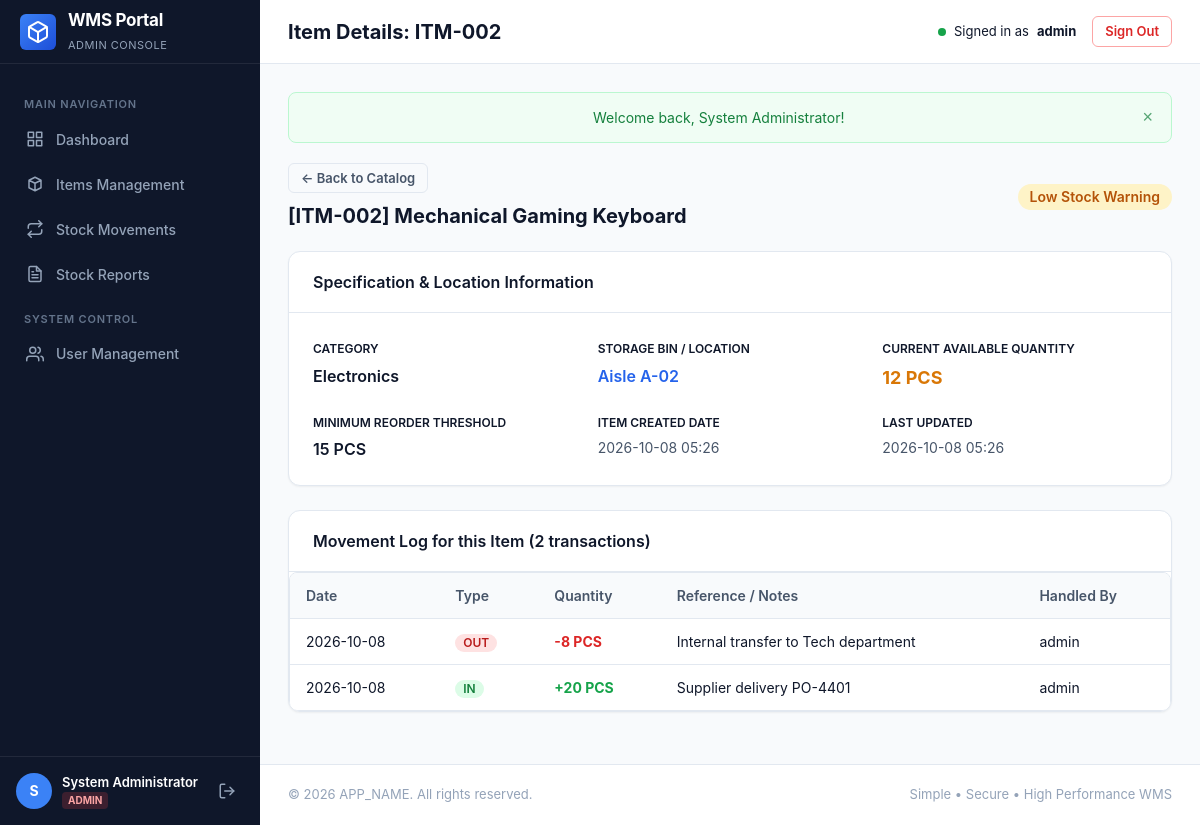
/user/item-details.php?id=2 (signed in), run on the app's committed database.
### tables this page shows
CREATE TABLE `items` (
    `id` INT AUTO_INCREMENT PRIMARY KEY,
    `item_code` VARCHAR(50) NOT NULL UNIQUE,
    `item_name` VARCHAR(150) NOT NULL,
    `category` VARCHAR(100) NOT NULL,
    `location` VARCHAR(100) NOT NULL,
    `quantity` INT NOT NULL DEFAULT 0,
    `unit` VARCHAR(30) NOT NULL,
    `reorder_level` INT NOT NULL DEFAULT 0,
    `created_at` TIMESTAMP DEFAULT CURRENT_TIMESTAMP,
    `updated_at` TIMESTAMP DEFAULT CURRENT_TIMESTAMP ON UPDATE CURRENT_TIMESTAMP,
    CONSTRAINT `chk_item_quantity` CHECK (`quantity` >= 0),
    CONSTRAINT `chk_item_reorder` CHECK (`reorder_level` >= 0),
    INDEX `idx_items_code` (`item_code`),
    INDEX `idx_items_category` (`category`),
    INDEX `idx_items_location` (`location`),
    INDEX `idx_items_quantity` (`quantity`)
);

CREATE TABLE `stock_movements` (
    `id` INT AUTO_INCREMENT PRIMARY KEY,
    `item_id` INT NOT NULL,
    `movement_type` ENUM('IN', 'OUT') NOT NULL,
    `quantity` INT NOT NULL,
    `movement_date` DATE NOT NULL,
    `reference_note` VARCHAR(255) DEFAULT NULL,
    `created_by` INT NOT NULL,
    `created_at` TIMESTAMP DEFAULT CURRENT_TIMESTAMP,
    CONSTRAINT `chk_movement_quantity` CHECK (`quantity` > 0),
    CONSTRAINT `fk_movements_item` FOREIGN KEY (`item_id`) REFERENCES `items` (`id`) ON DELETE RESTRICT ON UPDATE CASCADE,
    CONSTRAINT `fk_movements_user` FOREIGN KEY (`created_by`) REFERENCES `users` (`id`) ON DELETE RESTRICT ON UPDATE CASCADE,
    INDEX `idx_movements_item` (`item_id`),
    INDEX `idx_movements_type` (`movement_type`),
    INDEX `idx_movements_date` (`movement_date`),
    INDEX `idx_movements_user` (`created_by`)
);

CREATE TABLE `users` (
    `id` INT AUTO_INCREMENT PRIMARY KEY,
    `full_name` VARCHAR(100) NOT NULL,
    `username` VARCHAR(50) NOT NULL UNIQUE,
    `password_hash` VARCHAR(255) NOT NULL,
    `role` ENUM('admin', 'user') NOT NULL DEFAULT 'user',
    `is_active` TINYINT(1) NOT NULL DEFAULT 1,
    `created_at` TIMESTAMP DEFAULT CURRENT_TIMESTAMP,
    `updated_at` TIMESTAMP DEFAULT CURRENT_TIMESTAMP ON UPDATE CURRENT_TIMESTAMP,
    INDEX `idx_users_role` (`role`),
    INDEX `idx_users_active` (`is_active`)
);

### includes/auth.php (called while the page is built, shortened)
<?php
function is_logged_in(): bool
{
    return isset($_SESSION['user_id']) && !empty($_SESSION['user_id']);
}
function current_user(): ?array
{
    return [
        'id'        => (int)$_SESSION['user_id'],
        'username'  => (string)($_SESSION['username'] ?? ''),
        'full_name' => (string)($_SESSION['full_name'] ?? ''),
        'role'      => (string)($_SESSION['role'] ?? 'user'),
    ];
}

### user/item-details.php (the view, shortened to what this page needs)
<?php
$db = get_db();
$itemId = (int)($_GET['id'] ?? 0);
$stmt = $db->prepare('SELECT * FROM items WHERE id = ? LIMIT 1');
$stmt->execute([$itemId]);
$item = $stmt->fetch();
$histStmt = $db->prepare('
    SELECT sm.id, sm.movement_type, sm.quantity, sm.movement_date, sm.reference_note, sm.created_at,
           u.username
    FROM stock_movements sm
    JOIN users u ON sm.created_by = u.id
    WHERE sm.item_id = ?
    ORDER BY sm.movement_date DESC, sm.id DESC
');
$histStmt->execute([$itemId]);
$movements = $histStmt->fetchAll();
$isLow = (int)$item['quantity'] <= (int)$item['reorder_level'];
$pageTitle = 'Item Details: ' . $item['item_code'];
require_once __DIR__ . '/../includes/header.php';
?>
<div style="margin-bottom:20px; display:flex; justify-content:space-between; align-items:center; flex-wrap:wrap; gap:12px;">
    <div>
        <a href="<?= url('user/items.php') ?>" class="btn btn-outline-secondary btn-sm" style="margin-bottom:8px;">
            &larr; Back to Catalog
        </a>
        <h2 style="font-size:20px; margin:0; font-weight:700;">
            [<?= e($item['item_code']) ?>] <?= e($item['item_name']) ?>
        </h2>
    </div>
    <div>
        <?php if ((int)$item['quantity'] === 0): ?>
            <span class="badge badge-danger" style="font-size: 14px; padding: 6px 12px;">Out of Stock</span>
        <?php elseif ($isLow): ?>
            <span class="badge badge-warning" style="font-size: 14px; padding: 6px 12px;">Low Stock Warning</span>
        <?php else: ?>
            <span class="badge badge-success" style="font-size: 14px; padding: 6px 12px;">In Stock Normal</span>
        <?php endif; ?>
    </div>
</div>
<div class="card">
    <div class="card-header">
        <h3 class="card-title">Specification & Location Information</h3>
    </div>
    <div class="card-body">
        <div style="display:grid; grid-template-columns: repeat(auto-fit, minmax(240px, 1fr)); gap:20px;">
            <div>
                <span class="text-muted" style="font-size:12px; text-transform:uppercase; font-weight:600;">Category</span>
                <p style="margin:4px 0 0; font-size:16px; font-weight:600; color:var(--text-primary);">
                    <?= e($item['category']) ?>
                </p>
            </div>
            <div>
                <span class="text-muted" style="font-size:12px; text-transform:uppercase; font-weight:600;">Storage Bin / Location</span>
                <p style="margin:4px 0 0; font-size:16px; font-weight:600; color:var(--primary);">
                    <?= e($item['location']) ?>
                </p>
            </div>
            <div>
                <span class="text-muted" style="font-size:12px; text-transform:uppercase; font-weight:600;">Current Available Quantity</span>
                <p style="margin:4px 0 0; font-size:18px; font-weight:700; color:<?= $isLow ? 'var(--warning)' : 'var(--text-primary)' ?>;">
                    <?= number_format((int)$item['quantity']) ?> <?= e($item['unit']) ?>
                </p>
            </div>
            <div>
                <span class="text-muted" style="font-size:12px; text-transform:uppercase; font-weight:600;">Minimum Reorder Threshold</span>
                <p style="margin:4px 0 0; font-size:16px; font-weight:600; color:var(--text-primary);">
                    <?= number_format((int)$item['reorder_level']) ?> <?= e($item['unit']) ?>
                </p>
            </div>
            <div>
                <span class="text-muted" style="font-size:12px; text-transform:uppercase; font-weight:600;">Item Created Date</span>
                <p style="margin:4px 0 0; font-size:14px; color:var(--text-secondary);">
                    <?= format_date($item['created_at']) ?>
                </p>
            </div>
            <div>
                <span class="text-muted" style="font-size:12px; text-transform:uppercase; font-weight:600;">Last Updated</span>
                <p style="margin:4px 0 0; font-size:14px; color:var(--text-secondary);">
                    <?= format_date($item['updated_at']) ?>
                </p>
            </div>
        </div>
    </div>
</div>
<div class="card">
    <div class="card-header">
        <h3 class="card-title">Movement Log for this Item (<?= count($movements) ?> transactions)</h3>
    </div>
    <div class="card-body" style="padding:0;">
        <div class="table-responsive">
            <table class="table">
                <thead>
                    <tr>
                        <th>Date</th>
                        <th>Type</th>
                        <th>Quantity</th>
                        <th>Reference / Notes</th>
                        <th>Handled By</th>
                    </tr>
                </thead>
                <tbody>
                    <?php if (empty($movements)): ?>
                        <tr>
                            <td colspan="5" style="text-align: center; color: var(--text-muted); padding: 24px;">
                                No stock transactions recorded for this item yet.
                            </td>
                        </tr>
                    <?php else: ?>
                        <?php foreach ($movements as $m): ?>
                            <tr>
                                <td><?= format_date($m['movement_date'], 'Y-m-d') ?></td>
                                <td>
                                    <span class="badge <?= $m['movement_type'] === 'IN' ? 'badge-in' : 'badge-out' ?>">
                                        <?= e($m['movement_type']) ?>
                                    </span>
                                </td>
                                <td>
                                    <strong style="color: <?= $m['movement_type'] === 'IN' ? 'var(--success)' : 'var(--danger)' ?>;">
                                        <?= $m['movement_type'] === 'IN' ? '+' : '-' ?><?= number_format((int)$m['quantity']) ?> <?= e($item['unit']) ?>
                                    </strong>
                                </td>
                                <td><?= e($m['reference_note'] ?? '-') ?></td>
                                <td><?= e($m['username']) ?></td>
                            </tr>
                        <?php endforeach; ?>
                    <?php endif; ?>
                </tbody>
            </table>
        </div>
    </div>
</div>
<?php require_once __DIR__ . '/../includes/footer.php'; ?>

### includes/header.php (shortened to what this page needs)
<!DOCTYPE html>
<html lang="en">
<head>
    <link rel="stylesheet" href="<?= url('assets/css/style.css') ?>">
</head>
<body class="app-body">
    <div class="app-layout">
        <?php require_once __DIR__ . '/nav.php'; ?>
        <main class="main-content" id="mainContent">
            <header class="topbar">
                <div class="topbar-left">
                    <h1 class="page-title"><?= e($pageTitle ?? 'Dashboard') ?></h1>
                </div>
                <div class="topbar-right">
                    <div class="header-user-status">
                        <span class="status-indicator"></span>
                        <span class="text-muted">Signed in as</span>
                        <strong><?= e(current_user()['username'] ?? '') ?></strong>
                    </div>
                    <a href="<?= url('logout.php') ?>" class="btn btn-outline-danger btn-sm">Sign Out</a>
                </div>
            </header>
            <div class="content-container">
                <?= display_flash() ?>

### assets/css/style.css (style rules this page uses)
:root { --primary: #2563eb; --primary-hover: #1d4ed8; --primary-light: #eff6ff; --secondary: #64748b; --secondary-hover: #475569; --success: #16a34a; --success-light: #f0fdf4; --warning: #d97706; --warning-light: #fffbeb; --danger: #dc2626; --danger-light: #fef2f2; --info: #0284c7; --info-light: #f0f9ff; --bg-main: #f8fafc; --bg-card: #ffffff; --bg-sidebar: #0f172a; --bg-sidebar-hover: #1e293b; --text-primary: #0f172a; --text-secondary: #475569; --text-muted: #94a3b8; --text-inverse: #ffffff; --border-color: #e2e8f0; --border-focus: #3b82f6; --sidebar-width: 260px; --topbar-height: 64px; --radius-sm: 6px; --radius-md: 8px; --radius-lg: 12px; --shadow-sm: 0 1px 2px 0 rgba(0, 0, 0, 0.05); --shadow-md: 0 4px 6px -1px rgba(0, 0, 0, 0.07), 0 2px 4px -2px rgba(0, 0, 0, 0.05); --shadow-lg: 0 10px 15px -3px rgba(0, 0, 0, 0.08), 0 4px 6px -4px rgba(0, 0, 0, 0.03); }
*, *::before, *::after { box-sizing: border-box; margin: 0; padding: 0; }
body { font-family: -apple-system, BlinkMacSystemFont, "Segoe UI", Roboto, "Helvetica Neue", Arial, sans-serif; font-size: 15px; line-height: 1.5; color: var(--text-primary); background-color: var(--bg-main); -webkit-font-smoothing: antialiased; }
.app-layout { display: flex; min-height: 100vh; }
.main-content { flex: 1; margin-left: var(--sidebar-width); display: flex; flex-direction: column; min-height: 100vh; min-width: 0; width: calc(100% - var(--sidebar-width)); }
.topbar { height: var(--topbar-height); background-color: var(--bg-card); border-bottom: 1px solid var(--border-color); display: flex; align-items: center; justify-content: space-between; padding: 0 28px; position: sticky; top: 0; z-index: 90; }
.topbar-left { display: flex; align-items: center; gap: 16px; }
.page-title { font-size: 20px; font-weight: 700; color: var(--text-primary); }
.topbar-right { display: flex; align-items: center; gap: 16px; }
.header-user-status { display: flex; align-items: center; gap: 8px; font-size: 13px; }
.status-indicator { width: 8px; height: 8px; border-radius: 50%; background-color: var(--success); }
.content-container { flex: 1; padding: 28px; max-width: 1400px; width: 100%; margin: 0 auto; }
.card { background-color: var(--bg-card); border-radius: var(--radius-lg); border: 1px solid var(--border-color); box-shadow: var(--shadow-sm); margin-bottom: 24px; overflow: hidden; }
.card-header { padding: 18px 24px; border-bottom: 1px solid var(--border-color); display: flex; align-items: center; justify-content: space-between; gap: 12px; }
.card-title { font-size: 16px; font-weight: 600; color: var(--text-primary); margin: 0; }
.card-body { padding: 24px; }
.btn { display: inline-flex; align-items: center; justify-content: center; gap: 8px; padding: 9px 16px; font-size: 14px; font-weight: 600; border-radius: var(--radius-md); border: 1px solid transparent; cursor: pointer; text-decoration: none; transition: all 0.2s ease; line-height: 1.25; }
.btn-sm { padding: 6px 12px; font-size: 13px; border-radius: var(--radius-sm); }
.btn-outline-danger { background: transparent; border-color: #fca5a5; color: var(--danger); }
.btn-outline-secondary { background: transparent; border-color: var(--border-color); color: var(--text-secondary); }
.table-responsive { width: 100%; overflow-x: auto; border-radius: var(--radius-md); border: 1px solid var(--border-color); background: #fff; }
.table { width: 100%; border-collapse: collapse; text-align: left; font-size: 14px; }
.table th { background-color: #f8fafc; color: var(--text-secondary); font-weight: 600; padding: 12px 16px; border-bottom: 1px solid var(--border-color); white-space: nowrap; }
.table td { padding: 12px 16px; border-bottom: 1px solid var(--border-color); color: var(--text-primary); vertical-align: middle; }
.table tbody tr:last-child td { border-bottom: none; }
.badge { display: inline-flex; align-items: center; padding: 3px 8px; font-size: 12px; font-weight: 600; border-radius: 9999px; line-height: 1; }
.badge-in { background-color: #dcfce7; color: #15803d; }
.badge-out { background-color: #fee2e2; color: #b91c1c; }
.badge-warning { background-color: #fef3c7; color: #b45309; }

### data on the page
items: item_code "Item Details: ITM-002", item_code "ITM-002", item_name "Mechanical Gaming Keyboard", category "Electronics", location "Aisle A-02", quantity "12", unit "PCS", reorder_level "15", created_at "2026-10-08 05:26", updated_at "2026-10-08 05:26"
stock_movements: movement_date "2026-10-08", movement_type "OUT", quantity "8", item.unit "PCS", reference_note "Internal transfer to Tech department", created_by.username "admin"
stock_movements: movement_date "2026-10-08", movement_type "IN", quantity "20", item.unit "PCS", reference_note "Supplier delivery PO-4401", created_by.username "admin"

### other printed values
substr($user['full_name'] ?? 'U', 0, 1) "S"
$user['full_name'] "System Administrator"
$user['role'] "ADMIN"
current_user()['username'] "admin"
$message "Welcome back, System Administrator!"
count($movements) "2"
APP_NAME "APP_NAME"
